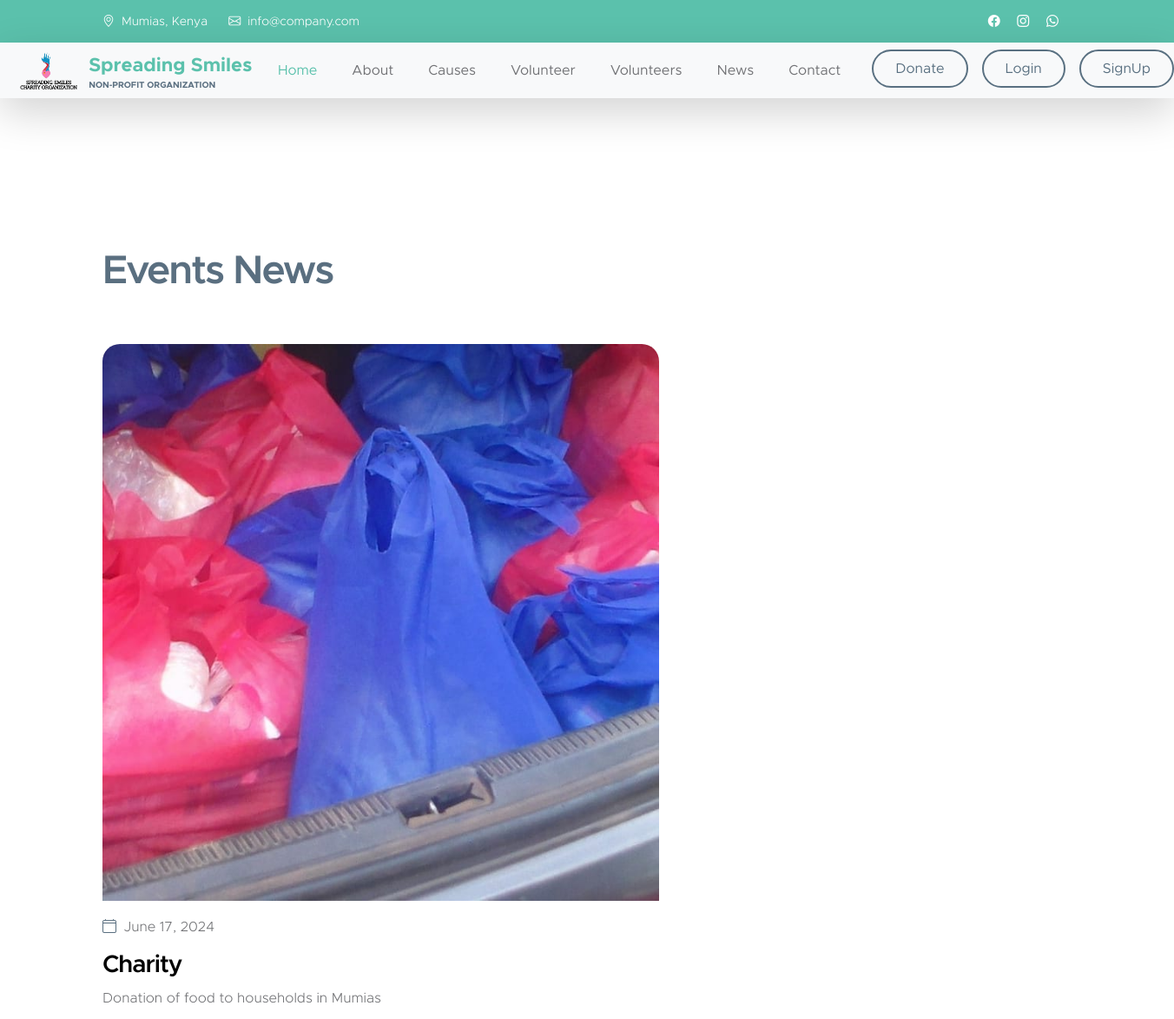
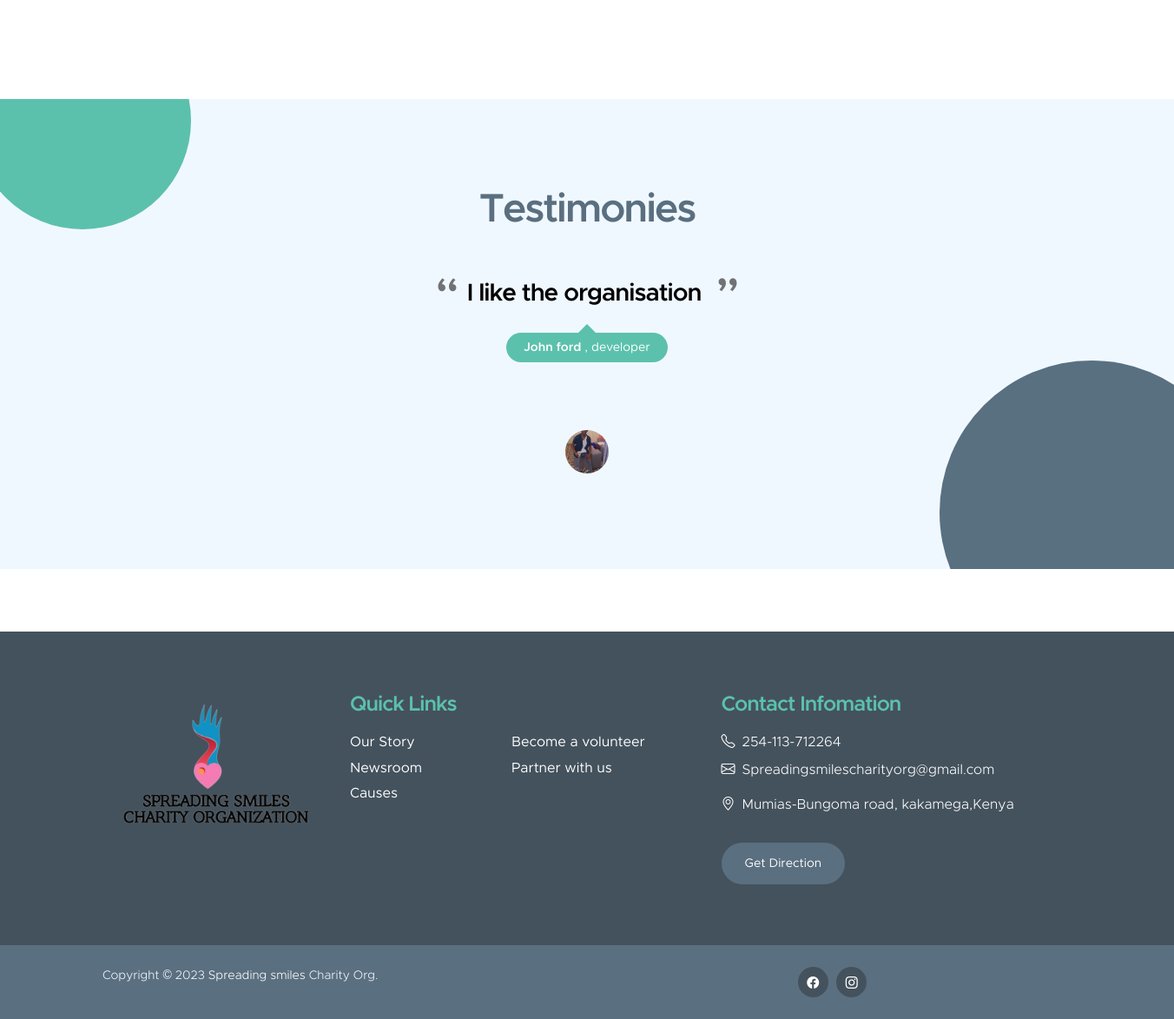
Before: /events with the older database file (2 pictures, top to bottom).
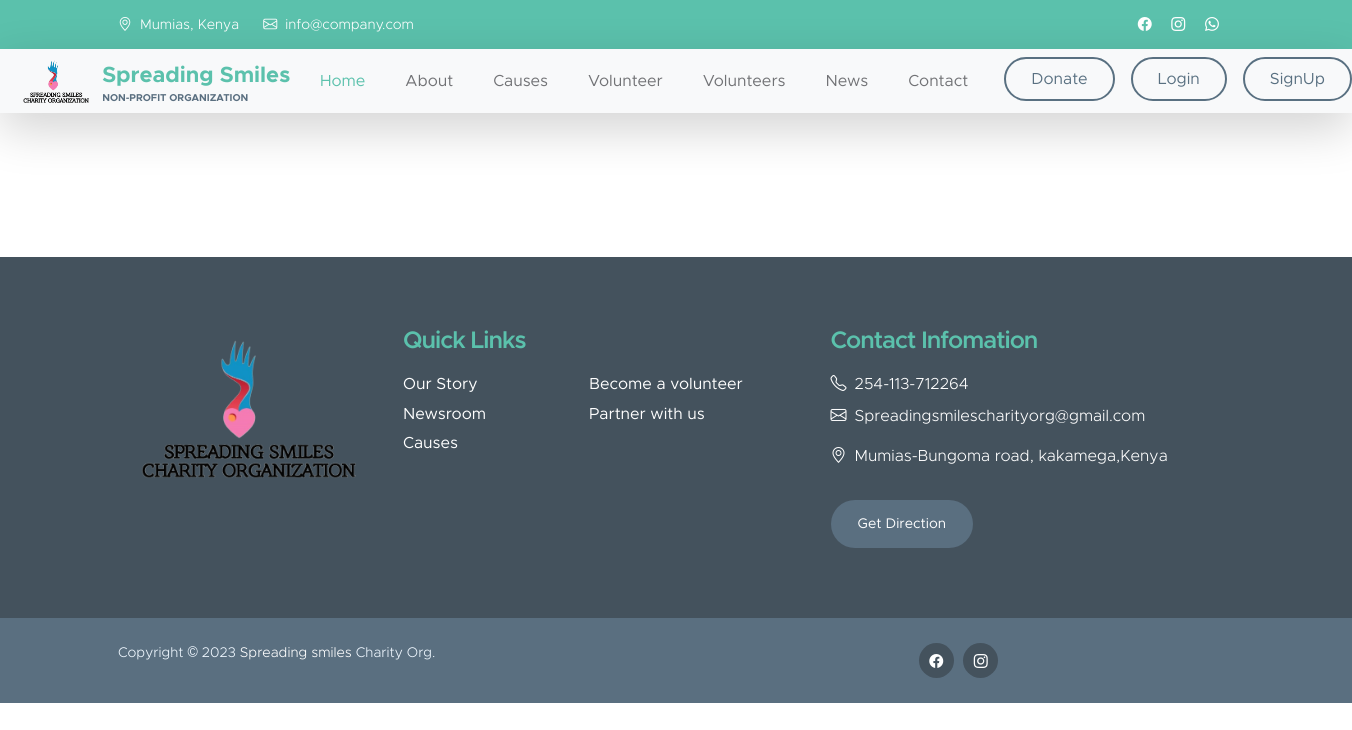
After: the same page with the newer database file.
### main_app/models.py (models this page shows, shortened)
class Event(models.Model):
    name = models.CharField(max_length=50)
    profile= models.ImageField(upload_to='upload/Events')
    About =models.CharField(max_length=50)
    subject = models.CharField(max_length=250)
    Date = models.DateField(auto_now=True, null= True)
    is_new = models.BooleanField(default=False)

class happy_customers(models.Model):
    name = models.CharField(max_length=20)
    image = models.ImageField(null=True, upload_to='upload/happy_customers')
    position = models.CharField(max_length=10)
    information =models.CharField(max_length=300)

### main_app/views.py (the view)
# urls.py: path('events', views.Events, name="Events"),
def Events(request, ):
    events = Event.objects.all()
    happy = happy_customers.objects.all()
    return render(request, "News.html", {"events": events, "happy":happy})

### main_app/templates/News.html (shortened to what this page needs)
{% extends "layouts/master.html" %}
{% load static %}
{% block body %}
<br><br><br>
{% for event in events  %}
<section class="news-section section-padding" id="section_5">
    <div class="container">
        <div class="row">
            <div class="col-lg-12 col-12 mb-5">
                <h2>Events News</h2>
            </div>
            <div class="col-lg-7 col-12">
                <div class="news-block">
                    <div class="news-block-top">
                        <a href="news-detail.html">
                            <img src="{{event.profile.url}}"
                                class="news-image img-fluid" alt="">
                        </a>
                    <div class="news-block-info">
                        <div class="d-flex mt-2">
                            <div class="news-block-date">
                                <p>
                                    <i class="bi-calendar4 custom-icon me-1"></i>
                                    {{event.Date}}
                                </p>
                            </div>
                        </div>
                        <div class="news-block-title mb-2">
                            <h4><a href="{% url 'information' event.id %}" class="news-block-title-link"> {{event.name}}  </a></h4>
                        </div>
                        <div class="news-block-body">
                            <p>  {{event.About}} </p>
                        </div>
                    </div>
                </div>
            </div>
        </div>
    </div>
</section>
{% endfor %}
{% for happy in happy %}
<section class="testimonial-section section-padding section-bg">
    <div class="container">
        <div class="row">
            <div class="col-lg-8 col-12 mx-auto">
                <h2 class="mb-lg-3">Testimonies</h2>
                <div id="testimonial-carousel" class="carousel carousel-fade slide" data-bs-ride="carousel">
                    <div class="carousel-inner">
                        <div class="carousel-item active">
                            <div class="carousel-caption">
                                <h4 class="carousel-title">{{happy.information}} </h4>
                                <small class="carousel-name"><span class="carousel-name-title">{{happy.name}} </span>,
                                   {{happy.position}} </small>
                            </div>
                        </div>
                        <ol class="carousel-indicators">
                            <li data-bs-target="#testimonial-carousel" data-bs-slide-to="0" class="active">
                                <img src="{{happy.image.url}}"
                                    class="img-fluid rounded-circle avatar-image" alt="avatar">
                            </li>
                        </ol>
                    </div>
                </div>
            </div>
        </div>
    </div>
</section>
{% endfor %}
<br><br><br>
{% endblock body %}

### main_app/templates/layouts/master.html (shortened to what this page needs)
{% load static %}
<!doctype html>
<html lang="en">
<head>
    <link href="{% static "css/bootstrap.min.css" %}" rel="stylesheet">
    <link href="{% static "css/bootstrap-icons.css" %}" rel="stylesheet">
    <link href="{% static 'css/templatemo-kind-heart-charity.css' %}" rel="stylesheet">
</head>
{% include "layouts/navbar.html" %}
{% block body %}
{% endblock body %}
{% include 'layouts/footer.html' %}

### main_app/templates/layouts/navbar.html (shortened to what this page needs)
{% load static %}
<body id="section_1">
    <header class="site-header">
        <div class="container">
            <div class="row">
                <div class="col-lg-8 col-12 d-flex flex-wrap">
                    <p class="d-flex me-4 mb-0">
                        <i class="bi-geo-alt me-2"></i>
                        Mumias, Kenya
                    </p>
                    <p class="d-flex mb-0">
                        <i class="bi-envelope me-2"></i>
                        <a href="mailto:info@company.com">
                            info@company.com
                        </a>
                    </p>
                </div>
                <div class="col-lg-3 col-12 ms-auto d-lg-block d-none">
                    <ul class="social-icon">
                        <li class="social-icon-item">
                            <a href="https://www.facebook.com/spread55" class="social-icon-link bi-facebook"></a>
                        </li>
                        <li class="social-icon-item">
                            <a href="https://www.instagram.com/sp.readingsmilesorg_kenya/" class="social-icon-link bi-instagram"></a>
                        </li>
                        <li class="social-icon-item">
                            <a href="https://web.whatsapp.com/" class="social-icon-link bi-whatsapp"></a>
                        </li>
                    </ul>
                </div>
            </div>
        </div>
    </header>
    <nav class="navbar navbar-expand-lg bg-light shadow-lg">
            <a class="navbar-brand px-3" href="{% url "home" %}">
                <img src="{% static 'images/Image/header_img.png' %}" class="logo img-fluid" alt="">
                <span>
                    Spreading Smiles
                    <small>Non-profit Organization</small>
                </span>
            </a>
            <div class="collapse navbar-collapse" id="navbarNav">
                <ul class="navbar-nav ms-auto">
                    <li class="nav-item">
                        <a class="nav-link  ms-5" href="{% url "home" %}">Home</a>
                    </li>
                    <li class="nav-item">
                        <a class="nav-link " href="{% url 'About' %}">About</a>
                    </li>
                    <li class="nav-item">
                        <a class="nav-link " href="{% url 'Causes' %}">Causes</a>
                    </li>
                    <li class="nav-item">
                        <a class="nav-link " href="{% url 'Volunteer' %}">Volunteer</a>
                    </li>
                    <li class="nav-item">
                        <a class="nav-link " href="{% url "all_volunteers" %}">Volunteers</a>
                    </li>
                    <li class="nav-item">
                        <a class="nav-link " href="{% url 'Events' %}"
                            aria-expanded="false">News</a>
                    </li>
                    <li class="nav-item">
                        <a class="nav-link " href="{% url 'Contact' %}">Contact</a>
                    </li>
                    <li class="nav-item ms-3">
                        <a class="nav-link custom-btn custom-border-btn btn" href="{% url 'Donation' %}" target="_blank"  >Donate</a>
                    </li>
                {% if user.is_authenticated%}
                    <li class="nav-item ms-3">
                        <a class="nav-link custom-btn custom-border-btn btn" href="{% url 'logout'%}">logout</a>
                    </li>
                    {% else %}
                    <li class="nav-item ms-3">
                        <a class="nav-link custom-btn custom-border-btn btn" href="{% url 'signin' %}">Login</a>
                    </li>
                    <li class="nav-item ms-3">
                        <a class="nav-link custom-btn custom-border-btn btn" href="{% url 'signup' %}">SignUp</a>
                    </li>
                {% endif %}
                </ul>
            </div>
    </nav>

### main_app/templates/layouts/footer.html (shortened to what this page needs)
{% load static %}
<footer class="site-footer">
    <div class="container">
        <div class="row">
            <div class="col-lg-3 col-12 mb-4">
                <img src="{% static 'images/Image/header_img.png' %}" class="logo img-fluid w-100 me-4" alt="">
            </div>
            <div class="col-lg-4 col-md-6 col-12 mb-4">
                <h5 class="site-footer-title mb-3">Quick Links</h5>
                <ul class="footer-menu">
                    <li class="footer-menu-item"><a href="about" class="footer-menu-link">Our Story</a></li>
                    <li class="footer-menu-item"><a href="events" class="footer-menu-link">Newsroom</a></li>
                    <li class="footer-menu-item"><a href="causes" class="footer-menu-link">Causes</a></li>
                    <li class="footer-menu-item"><a href="volunteer" class="footer-menu-link">Become a volunteer</a></li>
                    <li class="footer-menu-item"><a href="contact" class="footer-menu-link">Partner with us</a></li>
                </ul>
            </div>
            <div class="col-lg-4 col-md-6 col-12 mx-auto">
                <h5 class="site-footer-title mb-3">Contact Infomation</h5>
                <p class="text-white d-flex mb-2">
                    <i class="bi-telephone me-2"></i>
                    <a href="tel: 254-113-712264" class="site-footer-link">
                        254-113-712264
                    </a>
                </p>
                <p class="text-white d-flex">
                    <i class="bi-envelope me-2"></i>
                    <a href="mailto:Spreadingsmilescharityorg@gmail.com" class="site-footer-link">
                        Spreadingsmilescharityorg@gmail.com
                    </a>
                </p>
                <p class="text-white d-flex mt-3">
                    <i class="bi-geo-alt me-2"></i>
                    Mumias-Bungoma road, kakamega,Kenya
                </p>
                <a href="map" class="custom-btn btn mt-3">Get Direction</a>
            </div>
        </div>
    </div>
    <div class="site-footer-bottom">
        <div class="container">
            <div class="row">
                <div class="col-lg-6 col-md-7 col-12">
                    <p class="copyright-text mb-0">Copyright © 2023 <a href="">Spreading smiles</a> Charity Org.
                </div>
                <div class="col-lg-6 col-md-5 col-12 d-flex justify-content-center align-items-center mx-auto">
                    <ul class="social-icon">
                        <li class="social-icon-item">
                            <a href="https://www.facebook.com/spread55" class="social-icon-link bi-facebook"></a>
                        </li>
                        <li class="social-icon-item">
                            <a href="https://www.instagram.com/sp.readingsmilesorg_kenya/" class="social-icon-link bi-instagram"></a>
                        </li>
                    </ul>
                </div>
            </div>
        </div>
    </div>
</footer>

### main_app/assets/css/templatemo-kind-heart-charity.css (style rules this page uses)
:root { --white-color: #ffffff; --primary-color: #5bc1ac; --secondary-color: #5a6f80; --section-bg-color: #f0f8ff; --site-footer-bg-color: #44525d; --custom-btn-bg-color: #597081; --custom-btn-bg-hover-color: #5bc1ac; --dark-color: #000000; --p-color: #717275; --border-color: #e9eaeb; --body-font-family: 'Metropolis', sans-serif; --h1-font-size: 52px; --h2-font-size: 46px; --h3-font-size: 32px; --h4-font-size: 28px; --h5-font-size: 24px; --h6-font-size: 22px; --p-font-size: 16px; --btn-font-size: 18px; --copyright-font-size: 14px; --border-radius-large: 100px; --border-radius-medium: 20px; --border-radius-small: 10px; --font-weight-light: 300; --font-weight-normal: 400; --font-weight-semibold: 600; --font-weight-bold: 700; }
body { background-color: var(--white-color); font-family: var(--body-font-family); }
h2, h3, h4, h5, h6 { color: var(--dark-color); }
h1, h2, h3, h4, h5, h6 { font-weight: var(--font-weight-semibold); letter-spacing: -1px; }
h5 { color: var(--primary-color); font-size: var(--h5-font-size); }
p { color: var(--p-color); font-size: var(--p-font-size); font-weight: var(--font-weight-light); }
ul li { color: var(--p-color); font-size: var(--p-font-size); font-weight: var(--font-weight-normal); }
a, button { touch-action: manipulation; transition: all 0.3s; }
a { color: var(--p-color); text-decoration: none; }
.custom-btn { background: var(--secondary-color); border: 2px solid transparent; border-radius: var(--border-radius-large); color: var(--white-color); font-size: var(--btn-font-size); font-weight: var(--font-weight-normal); line-height: normal; padding: 15px 25px; }
.navbar-expand-lg .navbar-nav .nav-link.custom-btn { color: var(--custom-btn-bg-color); margin-top: 8px; padding: 12px 25px; }
.custom-border-btn { background: transparent; border: 2px solid var(--custom-btn-bg-color); color: var(--primary-color); }
.navbar { background: var(--white-color); z-index: 9; padding-top: 0; padding-bottom: 0; }
.navbar-brand { color: var(--primary-color); font-size: var(--h6-font-size); font-weight: var(--font-weight-bold); }
.navbar-brand span { display: inline-block; vertical-align: middle; }
.navbar-brand small { color: var(--secondary-color); display: block; font-size: 10px; line-height: normal; text-transform: uppercase; }
.logo { width: 80px; height: auto; }
.navbar-expand-lg .navbar-nav .nav-link { margin-right: 0; margin-left: 0; padding: 20px; }
.navbar-nav .nav-link { display: inline-block; color: var(--p-color); font-size: var(--p-font-size); font-weight: var(--font-weight-medium); position: relative; padding-top: 15px; padding-bottom: 15px; }
.navbar-nav .nav-link.active, .navbar-nav .nav-link:hover { background: transparent; color: var(--primary-color); }
.site-header { background: var(--primary-color); padding-top: 15px; padding-bottom: 10px; }
.site-header p, .site-header p a, .site-header .social-icon-link { color: var(--white-color); font-size: var(--copyright-font-size); }
.site-header .social-icon { text-align: right; }
.site-header .social-icon-link { background: transparent; width: inherit; height: inherit; line-height: inherit; margin-right: 15px; }
.site-footer { background-color: var(--site-footer-bg-color); padding-top: 70px; }
.site-footer-bottom { background-color: var(--secondary-color); position: relative; z-index: 2; margin-top: 70px; padding-top: 25px; padding-bottom: 25px; }
.site-footer-bottom a { color: var(--white-color); }
.site-footer-link { color: var(--white-color); }
.copyright-text { color: var(--section-bg-color); font-size: var(--copyright-font-size); margin-right: 30px; }
.site-footer .custom-btn { font-size: var(--copyright-font-size); }
.footer-menu { column-count: 2; margin: 0; padding: 0; }
.footer-menu-item { list-style: none; display: block; }
.footer-menu-link { font-size: var(--p-font-size); color: var(--white-color); display: inline-block; vertical-align: middle; margin-right: 10px; margin-bottom: 5px; }
.social-icon { margin: 0; padding: 0; }
.social-icon-item { list-style: none; display: inline-block; vertical-align: top; }
.social-icon-link { background: var(--site-footer-bg-color); border-radius: var(--border-radius-large); color: var(--white-color); font-size: var(--copyright-font-size); display: block; margin-right: 5px; text-align: center; width: 35px; height: 35px; line-height: 38px; }

Changed rows visible on the page:
removed Event: profile (picture), Date "June 17, 2024", name "Charity", About "Donation of food to households in Mumias"
removed happy_customers: information "I like the organisation", name "John ford", position "developer", image (picture)
